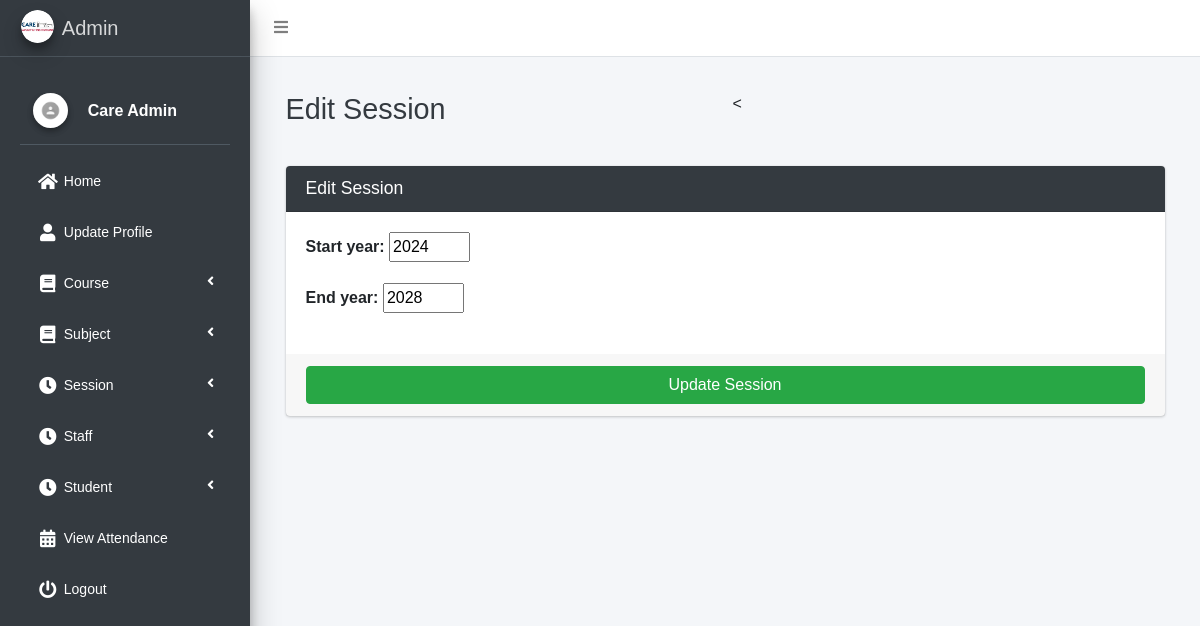
Screenshot of /session/edit/1 (signed in) with the database file from the repository.
### main_app/models.py (models this page shows, shortened)
class CustomUser(AbstractUser):
    USER_TYPE = ((1, "HOD"), (2, "Staff"), (3, "Student"))
    GENDER = [("M", "Male"), ("F", "Female")]
    username = None  # Removed username, using email instead
    email = models.EmailField(unique=True)
    user_type = models.CharField(default=1, choices=USER_TYPE, max_length=1)
    gender = models.CharField(max_length=1, choices=GENDER)
    profile_pic = models.ImageField()
    address = models.TextField()
    fcm_token = models.TextField(default="")  # For firebase notifications
    created_at = models.DateTimeField(auto_now_add=True)
    updated_at = models.DateTimeField(auto_now=True)
    USERNAME_FIELD = "email"
    REQUIRED_FIELDS = []
    objects = CustomUserManager()
    def __str__(self):
        return self.first_name + " " + self.last_name

class Session(models.Model):
    start_year = models.IntegerField()
    end_year = models.IntegerField()

### main_app/hod_views.py (the view)
def edit_session(request, session_id):
    instance = get_object_or_404(Session, id=session_id)
    form = SessionForm(request.POST or None, instance=instance)
    context = {'form': form, 'session_id': session_id,
               'page_title': 'Edit Session'}
    if request.method == 'POST':
        if form.is_valid():
            try:
                form.save()
                messages.success(request, "Session Updated")
                return redirect(reverse('edit_session', args=[session_id]))
            except Exception as e:
                messages.error(
                    request, "Session Could Not Be Updated " + str(e))
                return render(request, "hod_template/edit_session_template.html", context)
        else:
            messages.error(request, "Invalid Form Submitted ")
            return render(request, "hod_template/edit_session_template.html", context)
    else:
        return render(request, "hod_template/edit_session_template.html", context)

### main_app/forms.py (shortened to what this page needs)
class SessionForm(forms.ModelForm):
    class Meta:
        model = Session
        fields = '__all__'
        widgets = {
            'start_year': forms.NumberInput(attrs={'type': 'number', 'min': 1900, 'max': 2100}),
            'end_year': forms.NumberInput(attrs={'type': 'number', 'min': 1900, 'max': 2100}),
        }
    def __init__(self, *args, **kwargs):
        super(SessionForm, self).__init__(*args, **kwargs)

### main_app/templates/hod_template/edit_session_template.html
{% extends 'main_app/base.html' %}
{% load static %}
{% block page_title %}{{page_title}}{% endblock page_title %}
{% block content %}
<section class="content">
    <div class="container-fluid">
        <div class="row">
            <div class="col-md-12">
                <div class="card card-dark">
                    <div class="card-header">
                        <h3 class="card-title">{{page_title}}</h3>
                    </div>
                    {% include "main_app/form_template.html" with messages=messages  form=form button_text="Update Session"%}
                </div>
            </div>
        </div>
    </div>
</section>
{% endblock content %}

### main_app/templates/main_app/sidebar_template.html (shortened to what this page needs)
{% load static %}
<!DOCTYPE html>
<html lang="en">
<head>
</head>
<body>
    <aside class="main-sidebar sidebar-dark-info elevation-4">
    {% if request.user.user_type == '1' %}
    <a href="{% url 'admin_home' %}" class="brand-link">
        <img src="{% static 'dist/img/admin.png' %} " alt="admin"
            class="brand-image img-circle elevation-3" >
        <span class="brand-text font-weight-light">Admin</span>
    </a>
    <div class="sidebar">
        <div class="user-panel mt-3 pb-3 mb-3 d-flex">
            <div class="image">
                <img src="{{ request.user.profile_pic}}" class="img-circle elevation-2" alt="User Image">
            </div>
            <div class="info">
                <a href="#" class="d-block">{{user}}</a>
            </div>
        </div>
        <nav class="mt-2">
<ul class="nav nav-pills nav-sidebar flex-column" data-widget="treeview" role="menu" data-accordion="false">
                    <li class="nav-item">
                        <a href="{% url 'admin_home' %}" class="nav-link {% if request.path == admin_home %} active {% endif %}">
                            <i class="nav-icon fas fa-home"></i>
                            <p>Home</p>
                        </a>
                    </li>
                    <li class="nav-item">
                        <a href="{% url 'admin_view_profile' %}" class="nav-link {% if request.path == admin_view_profile %} active {% endif %}">
                            <i class="nav-icon fas fa-user"></i>
                            <p>Update Profile</p>
                        </a>
                    </li>
                    <li class="nav-item has-treeview">
                        <a href="#" class="nav-link">
                            <i class="nav-icon fas fa-book"></i>
                            <p>Course<i class="fas fa-angle-left right"></i></p>
                        </a>
                    </li>
                    <li class="nav-item has-treeview">
                        <a href="#" class="nav-link">
                            <i class="nav-icon fas fa-book"></i>
                            <p>Subject<i class="fas fa-angle-left right"></i></p>
                        </a>
                    </li>
                    <li class="nav-item has-treeview">
                        <a href="#" class="nav-link">
                            <i class="nav-icon fas fa-clock"></i>
                            <p>Session<i class="fas fa-angle-left right"></i></p>
                        </a>
                    </li>
                    <li class="nav-item has-treeview">
                        <a href="#" class="nav-link">
                            <i class="nav-icon fas fa-clock"></i>
                            <p>Staff<i class="fas fa-angle-left right"></i></p>
                        </a>
                    </li>
                                        <li class="nav-item has-treeview">
                        <a href="#" class="nav-link">
                            <i class="nav-icon fas fa-clock"></i>
                            <p>Student<i class="fas fa-angle-left right"></i></p>
                        </a>
                    </li>
                    <li class="nav-item">
                        <a href="{% url 'admin_view_attendance' %}" class="nav-link {% if request.path == admin_view_attendance %} active {% endif %}">
                            <i class="nav-icon fas fa-calendar-alt"></i>
                            <p>View Attendance</p>
                        </a>
                    </li>
                                        {% endif %}
                                        <li class="nav-item">
                                            <a href="{% url 'user_logout' %}"
                                                onclick="return confirm('Your session would be terminated.\n\nProceed?')"
                                                class="nav-link">
                                                <i class="nav-icon fas fa-power-off"></i>
                                                <p>
                                                    Logout
                                                </p>
                                            </a>
                                        </li>
                                    </ul>
                                </nav>
                            </div>
</aside>
</body>
</html>

### main_app/templates/main_app/form_template.html (shortened to what this page needs)
<form role="form" method="POST" enctype="multipart/form-data">
    <div class="card-body">
        {% for field in form  %}
        <div class="form-group">
            {{field.label_tag}}
            {{field}}
        </div>
        {% endfor %}
    </div>
    <div class="card-footer">
        <button type="submit" class="btn btn-success btn-block">
            {% if button_text %}
            {{button_text}}
            {% else %}
            Submit
            {% endif %}
        </button>
    </div>
</form>

### main_app/templates/main_app/sidebar_template.html (style rules this page uses)
body { margin: 0; font-family: Arial, sans-serif; background-color: #f4f6f9; }
.sidebar { background: #fffff; padding: 20px; height: 90vh; width: 250px; box-shadow: 0 4px 6px rgba(0, 0, 0, 0.1); }
.sidebar .nav-sidebar > .nav-item > .nav-link { color: #ffffff; border-radius: 4px; padding: 10px 15px; margin-bottom: 10px; font-size: 14px; transition: all 0.3s ease; display: flex; align-items: center; }
.sidebar .nav-icon { margin-right: 10px; font-size: 18px; }
.sidebar .nav-item.has-treeview > .nav-link .fas.fa-angle-left { margin-left: auto; }
.user-panel { display: flex; align-items: center; margin-bottom: 20px; }
.user-panel .image img { border-radius: 50%; width: 35px; height: 35px; }
.user-panel .info { margin-left: 10px; }
.user-panel .info a { font-weight: bold; color: #ffffff; }

### rows the page displays
CustomUser: user.profile_pic (picture), first_name+last_name "Care Admin"
Session: form "2024" "2028"

### other values shown
{{ page_title }} "Edit Session"
{{ field.label_tag }} "Start year:" "End year:"
{{ button_text }} "Update Session"
